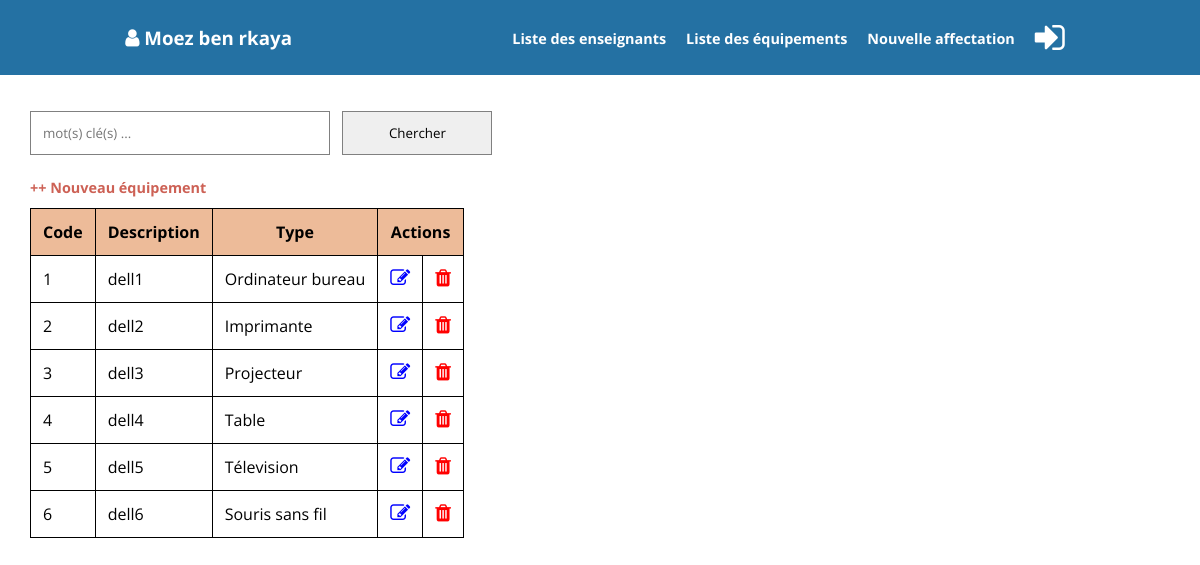
The app's page /allequipements.php (signed in) with its own data.
### tables this page shows
CREATE TABLE IF NOT EXISTS equipement (
code int(11) PRIMARY KEY NOT NULL AUTO_INCREMENT,
libelle varchar(100) UNIQUE NOT NULL,
genre varchar(100) NOT NULL
);

### allequipements.php (the view, shortened to what this page needs)
<?php
require_once "connect.php";
$search=isset($_GET['chercher'])?$_GET['chercher']:"";
$sql= "select * from equipement where
(libelle like '%$search%' or genre like '%$search%')";
mysqli_query($conn,"SET NAMES 'utf8'");
$res = mysqli_query($conn,$sql);
$nb=mysqli_num_rows($res);
?>
<!DOCTYPE html>
<html lang="en">
<head>
    <link rel="stylesheet" href="style.css">
	<link rel="stylesheet" href="https://cdnjs.cloudflare.com/ajax/libs/font-awesome/4.7.0/css/font-awesome.min.css">
</head>
<body>
<?php
include "menubar.php";
?>
<section class="content">
<form class="form-inline">
<input type="text" placeholder="mot(s) clé(s) ..." name="chercher">
<input type="submit" value="Chercher" class="btn-info">
</form>
<a href="new_equipement.php">++ Nouveau équipement</a>
<?php
if($nb==0)
echo '<div class="alert">0 résultat ....</div>';
else{
?>
<table>
    <tr>
        <th>Code</th>
        <th>Description</th>
		<th>Type</th>
        <th colspan="2">Actions</th>
    </tr>
    <?php while ($rows = mysqli_fetch_assoc($res)){ ?>
    <tr>
    <td> <?php echo $rows['code']; ?></td>
    <td> <?php echo $rows['libelle']; ?></td>
	<td> <?php echo $rows['genre']; ?></td>
    <td> <a href="update_equipement.php?value=<?php echo $rows['code']; ?>">
	<i class="fa fa-edit" style="font-size:20px;color:blue"></i>
	</a> </td>
    <td> <a href="delete_equipement.php?value=<?php echo $rows['code']; ?>">
	<i class="fa fa-trash" style="font-size:20px;color:red"></i>
	</a> </td>
	</tr>
    <?php } ?>
</table>
<?php } ?>
</body>
</html>

### style.css (style rules this page uses)
* { margin: 0; padding: 0; box-sizing: border-box; font-family: 'Open Sans', sans-serif; text-decoration: none; list-style: none; scroll-behavior: smooth; }
input, select { display: block; padding: 12px; margin:6px 0; width: 100%; border:.5px solid gray; outline: none; }
a, form a { color:#CD6155; font-size: 0.9em; font-weight:bold; }
table { border-collapse: collapse; margin:10px 0; }
th, td { padding: 12px; border: solid 1px }
tr:first-child { background: #EDBB99; }
.content { padding: 30px; }
.form-inline { display: flex; margin-bottom:15px; }
.form-inline input, .form-inline select { width:300px; }
.form-inline input.btn-info { width:150px; }

### records on screen
equipement: code "1", libelle "dell1", genre "Ordinateur bureau"
equipement: code "2", libelle "dell2", genre "Imprimante"
equipement: code "3", libelle "dell3", genre "Projecteur"
equipement: code "4", libelle "dell4", genre "Table"
equipement: code "5", libelle "dell5", genre "Télevision"
equipement: code "6", libelle "dell6", genre "Souris sans fil"

### other values on screen
$name "Moez ben rkaya"
